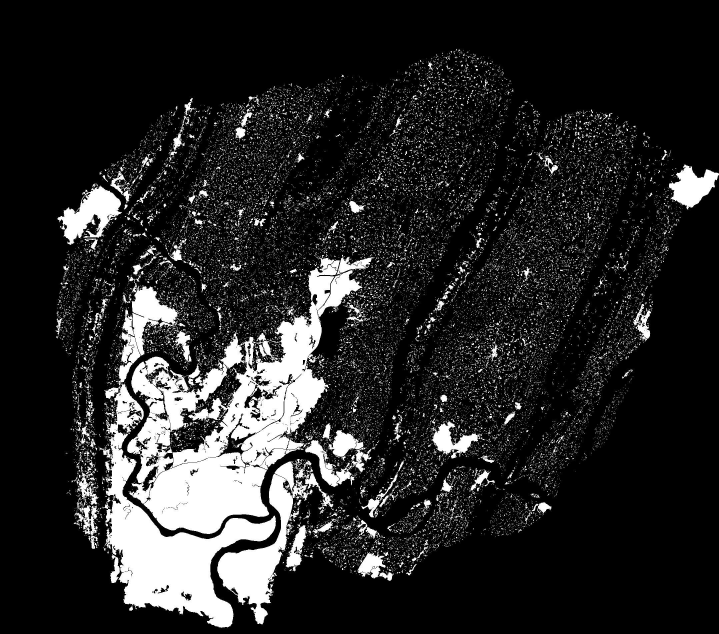
#> input picture image/Urban_2009.jpg, 2155 x 1902 px (shown at 1/3 size); its folder holds only this picture in this run
$ jupyter execute --allow-errors Segment.ipynb
#> lines starting #> are read from the running program, lines starting #| are printed output that depends on the picture
#> further down, picture is the input picture: shape (1902, 2155, 3); min 0, max 255, mean 39.1
#> the loop `for i in range(0, num_width):` made 9 passes
#> pass 1, `cv2.imwrite(result_path, pic)`:
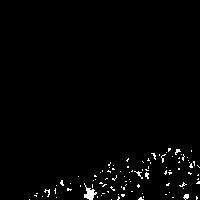
#> saved as 2009_1_7.jpg: shape (200, 200, 3); min 0, max 255, mean 4.3
#> pass 1, `cv2.imwrite(result_path, pic)`:
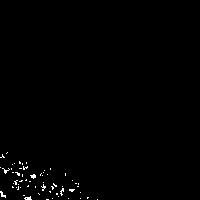
#> saved as 2009_1_8.jpg: shape (200, 200, 3); min 0, max 255, mean 2
#> pass 2, `cv2.imwrite(result_path, pic)`:
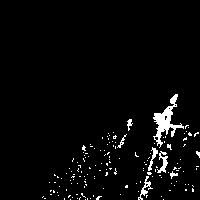
#> saved as 2009_2_3.jpg: shape (200, 200, 3); min 0, max 255, mean 9.1
[cell 1]
import cv2
import numpy as np
import random

[cell 2]
pic_target = './target_200/' # 分割后的图片保存的文件夹
#要分割后的尺寸
cut_width = 200
cut_length = 200
#> (the rest of this cell did not finish here and is left out)
